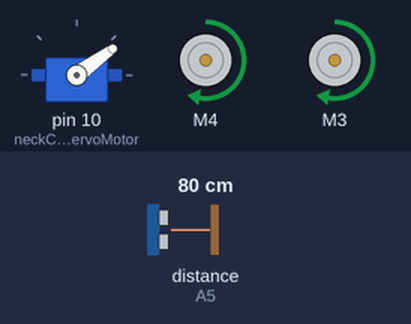
Bench run of a sketch on a simulated Arduino Uno, built with avr-gcc and run on an emulated ATmega328P. On the bench: servo, 2 × DC motor (green arrow = forward, orange = backward, longer = faster). The test bench sets the inputs (shaded band); at power-on: distance to the obstacle (sensor on A5) 80 cm. The echo pulse lasts 58.3 µs per cm.

Above: at 4.8 s.
4.9 s: distance to the obstacle (sensor on A5) set to 17 cm
7.9 s: distance to the obstacle (sensor on A5) set to 14 cm
At 8.24 s:
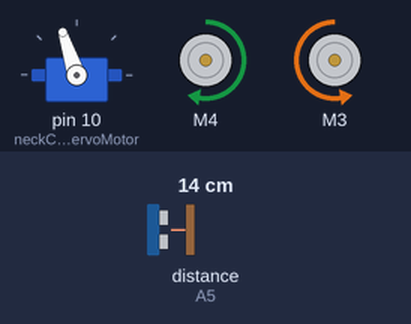
10.9 s: distance to the obstacle (sensor on A5) set to 12 cm
13.9 s: distance to the obstacle (sensor on A5) set to 9 cm
At 14.9 s:
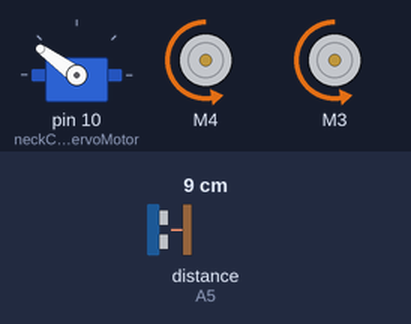
16.9 s: distance to the obstacle (sensor on A5) set to 18 cm
At 17.19 s:
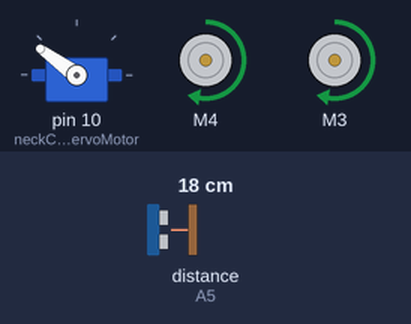
19.9 s: distance to the obstacle (sensor on A5) set to 2 cm
At 20.7 s:
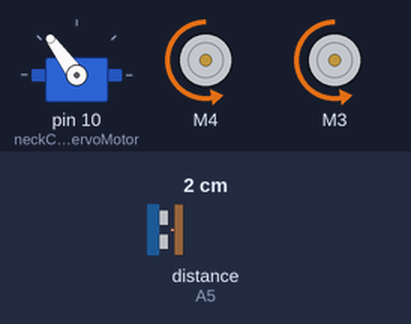
Timing chart, 0 to 23.9 s (numbered marks = the images above; inputs shaded):
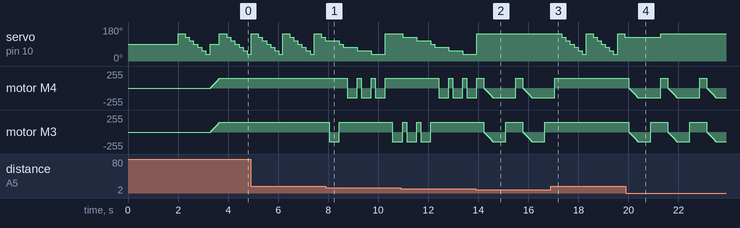

Measured:
- the behaviour switches between 16 and 15 cm on distance to the obstacle (sensor on A5) (found by bisection; images 0 and 1)
- the behaviour switches between 11 and 10 cm on distance to the obstacle (sensor on A5) (found by bisection; images 1 and 2)
- after the input at 7.9 s, motor M4: alternates forward 148/255 for 0.16 s and backward 148/255 for 0.40 s, starting after 0.87 s; motor M3: forward 148/255 → backward 148/255 after 0.14 s, → forward 148/255 0.40 s later, → backward 148/255 2.1 s later
- after the input at 13.9 s, servo on pin 10 (neckControllerServoMotor): goes on until 13.9 s, then stays 144°
- after the input at 16.9 s, servo on pin 10 (neckControllerServoMotor): ramps from 144° to 36° and jumps back, once every 1.3 s; motor M4: goes on until 17.1 s, then stays forward 148/255; motor M3: stays forward 148/255 (without the input it goes to stopped after 0.44 s)
- after the input at 19.9 s, motor M4, motor M3: ramps from forward 148/255 to backward 148/255 and jumps back, once every 1.6 s

The sketch:

Arduino_Adafruit_Robot.ino
```cpp
#include <AFMotor.h>
#include <Servo.h>
#include <NewPing.h>

#define TRIG_PIN A4 //A4 超聲波pin 腳
#define ECHO_PIN A5 //A5 超聲波pin 腳
#define MAX_DISTANCE_POSSIBLE 1000  //最大超音波距離
#define MAX_SPEED 150 //  最高轉速(rpm)
#define MOTORS_CALIBRATION_OFFSET 0 //左右輪的校正參數
#define COLL_DIST 10 //危險距離  必須後退
#define TURN_DIST COLL_DIST+5  //警示距離  必須轉彎
NewPing sonar(TRIG_PIN, ECHO_PIN, MAX_DISTANCE_POSSIBLE); //使用newPing來使用超聲波  據說有比較優化超聲波模組

AF_DCMotor leftMotor(4, MOTOR12_8KHZ); //馬達宣告
AF_DCMotor rightMotor(3, MOTOR12_8KHZ);//馬達宣告
Servo neckControllerServoMotor; //伺服馬達宣告

int pos = 0;    //伺服馬達當前的角度
  int maxDist = 0; //離障礙物最大距離
  int maxAngle = 0; //計算障礙物距離之後，推算轉彎方向的數直
  int maxRight = 0; //右邊障礙物距離
  int maxLeft = 0;//左邊障礙物距離
  int maxFront = 0;//前邊障礙物距離
int course = 0;  //程式碼沒用到
int curDist = 0; //當前超聲波測到的障礙物距離
String motorSet = ""; //記錄當前馬達該做甚麼動做的字串變數
int speedSet = 0; //當前馬達的轉速(rpm)


void setup() {


 neckControllerServoMotor.attach(10);  //連結伺服馬達與腳位
  neckControllerServoMotor.write(90); //轉到90度  也就是正前方
  delay(2000);

  checkPath();  //判斷該往哪邊走的函式
  motorSet = "FORWARD";
  neckControllerServoMotor.write(90);
  moveForward();

}


void loop() {

  checkForward();  //判斷是否該往前走
  checkPath();   //判斷該往哪邊走的函式


  //moveForward();
}

//檢查各方向障礙物距離
//如果有危險距離:就先後退，在依照maxAngle的數值轉彎
//如果有警示距離:就依照當前角度  pos的位置進行判斷 ，往左/右邊看
//如果沒有以上情況，就去刷新各方向最遠障礙物的距離
void checkPath() {
  //歸零
  int curLeft = 0;
  int curFront = 0;
  int curRight = 0;
  int curDist = 0;
  //伺服馬達轉到最左邊
  neckControllerServoMotor.write(144);
  delay(120);
  //每個定點方向  都偵測一次障礙物距離
  for(pos = 144; pos >= 36; pos-=18)
  {
    neckControllerServoMotor.write(pos);
    delay(90);
    checkForward();
    //抓距離
    curDist = readPing();
    //判斷是否有障礙物
    if (curDist <= COLL_DIST) {
      //後退  然後跳出
      checkCourse();
      break;
    }else if (curDist <= TURN_DIST) {
      //轉彎
      changePath();
    }
    //如果最遠距離變更大了，刷新距離
    if (curDist > maxDist) {maxAngle = pos; maxDist=curDist;}
    if (pos > 90 && curDist > curLeft) { curLeft = curDist;}
    if (pos == 90 && curDist > curFront) {curFront = curDist;}
    if (pos < 90 && curDist > curRight) {curRight = curDist;}
  }
  maxLeft = curLeft;
  maxRight = curRight;
  maxFront = curFront;
}

//依照maxAngle轉彎
void setCourse() {
  //maxAngle=障礙物最遠的方向   往這邊走
    if (maxAngle < 90) {turnRight();}
    if (maxAngle > 90) {turnLeft();}
    maxDist= 0;
    maxLeft = 0;
    maxRight = 0;
    maxFront = 0;
}

void checkCourse() {
  moveBackward();
  delay(500);
  moveStop();
  setCourse();
}
//依照當前伺服馬達的位置  判斷要往左/右"看"
void changePath() {
  if (pos < 90) {lookLeft();}  //右邊 有東西  轉左邊
  if (pos > 90) {lookRight();} //左邊有東西   轉右邊
}

//讀取障礙物距離
int readPing() {
  delay(70);
  unsigned int uS = sonar.ping();
  int cm = uS/US_ROUNDTRIP_CM;
  return cm;
}

//先判斷 motorset 往前走
void checkForward() { if (motorSet=="FORWARD") {leftMotor.run(FORWARD); rightMotor.run(FORWARD); } }
//先判斷 motorset 往後走
void checkBackward() { if (motorSet=="BACKWARD") {leftMotor.run(BACKWARD); rightMotor.run(BACKWARD); } }
//停止
void moveStop() {leftMotor.run(RELEASE); rightMotor.run(RELEASE);}

//往前走  慢慢加速
void moveForward() {
    motorSet = "FORWARD";
    leftMotor.run(FORWARD);
    rightMotor.run(FORWARD);

  for (speedSet = 0; speedSet < MAX_SPEED; speedSet +=2)
  {
    leftMotor.setSpeed(speedSet+MOTORS_CALIBRATION_OFFSET);
    rightMotor.setSpeed(speedSet);
    delay(5);
  }

}

//往後走慢慢加速
void moveBackward() {
    motorSet = "BACKWARD";
    leftMotor.run(BACKWARD);
    rightMotor.run(BACKWARD);
  for (speedSet = 0; speedSet < MAX_SPEED; speedSet +=2)
  {
    leftMotor.setSpeed(speedSet+MOTORS_CALIBRATION_OFFSET);
    rightMotor.setSpeed(speedSet);
    delay(5);
  }
}

//轉右彎
void turnRight() {
  motorSet = "RIGHT";
  leftMotor.run(FORWARD);
  rightMotor.run(BACKWARD);
  delay(400);
  motorSet = "FORWARD";
  leftMotor.run(FORWARD);
  rightMotor.run(FORWARD);
}

//往左彎
void turnLeft() {
  motorSet = "LEFT";
  leftMotor.run(BACKWARD);
  rightMotor.run(FORWARD);
  delay(400);
  motorSet = "FORWARD";
  leftMotor.run(FORWARD);
  rightMotor.run(FORWARD);
}

//往左右看  (轉完之後還要再檢查一次方向)
void lookRight() {rightMotor.run(BACKWARD); delay(400); rightMotor.run(FORWARD);}
void lookLeft() {leftMotor.run(BACKWARD); delay(400); leftMotor.run(FORWARD);}
```
